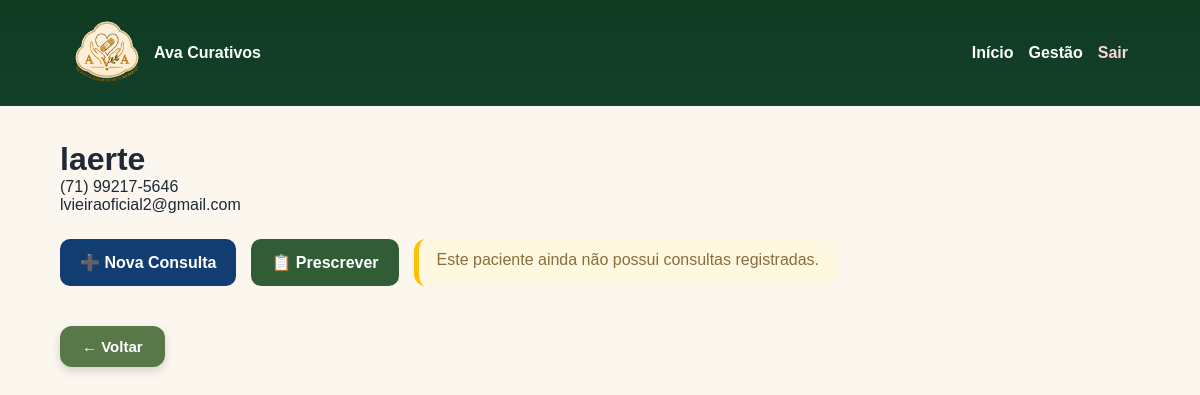
The page /paciente/14/arquivo/ (signed in) on the database its author committed.
### pacientes/models.py (models this page shows, shortened)
class Paciente(models.Model):
    ORIGEM_CHOICES = [
        ('REDE_SOCIAL', 'Rede Social'),
        ('SITE', 'Site'),
        ('AMIGOS', 'Amigos'),
        ('OUTROS', 'Outros'),
    ]
    nome = models.CharField(max_length=200)
    endereco = models.CharField(max_length=255)
    telefone = models.CharField(max_length=20)
    data_nascimento = models.DateField()
    origem = models.CharField(max_length=20, choices=ORIGEM_CHOICES)
    email = models.EmailField(blank=True, null=True)
    criado_em = models.DateTimeField(auto_now_add=True)

### pacientes/views.py (the view)
# urls.py: path('paciente/<int:id>/arquivo/', arquivo_paciente, name='arquivo_paciente'),
@login_required
def arquivo_paciente(request, id):
    paciente = get_object_or_404(
        Paciente,
        id=id
    )
    consultas = (
        Consulta.objects
        .filter(paciente=paciente)
        .order_by("-criada_em")
    )
    tem_consultas = consultas.exists()
    return render(
        request,
        "pacientes/arquivo.html",
        {
            "paciente": paciente,
            "consultas": consultas,
            "tem_consultas": tem_consultas,
        }
    )

### templates/pacientes/arquivo.html (shortened to what this page needs)
{% extends 'base.html' %}
{% block content %}
<div class="paciente-header">
    <h1>
        {{ paciente.nome }}
    </h1>
    <p>
        {{ paciente.telefone }}
    </p>
    <p>
        {{ paciente.email }}
    </p>
<div class="acoes-paciente">
    <a href="{% url 'nova_consulta' paciente.id %}"
       class="btn btn-nova">
        ➕ Nova Consulta
    </a>
    <a href="{% url 'prescrever_paciente' paciente.id %}" class="btn btn-prescrever">
        📋 Prescrever
    </a>
    {% if tem_consultas %}
        <a href="{% url 'historico_consultas' paciente.id %}"
           class="btn btn-historico">
            📋 Histórico de Consultas
        </a>
    {% else %}
        <div class="sem-consultas">
            Este paciente ainda não possui consultas registradas.
        </div>
    {% endif %}
</div>
{% endblock %}

### static/css/style.css (style rules this page uses)
* { margin:0; padding:0; box-sizing:border-box; font-family:Arial, Helvetica, sans-serif; }
body { background:#f3f6fb; color:#1f2937; }
button, .btn { background:#123d73; color:white; padding:14px 20px; border:none; border-radius:10px; text-decoration:none; font-weight:bold; cursor:pointer; display:inline-block; }
body { background:#fbf7ef; }
:root { --verde-principal:#556f47; --verde-escuro:#3f5a38; --bege:#f8f4ec; --azul:#123d73; }
.acoes-paciente { display:flex; gap:15px; flex-wrap:wrap; margin:25px 0; }
.btn-nova { background:#123d73; }
.sem-consultas { background:#fff8e1; color:#8a6d3b; padding:12px 18px; border-radius:12px; border-left:5px solid #ffc107; font-weight:500; }
.btn-prescrever { background:#315c35; }

### rows shown on the page
Paciente: nome "laerte", telefone "(71) 99217-5646", email "lvieiraoficial2@gmail.com"
